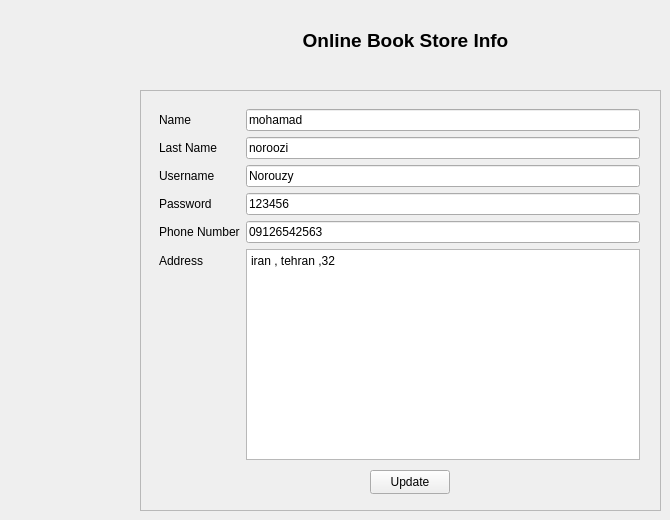
    <widget class="QWidget" name="info">
     <attribute name="title">
      <string>info</string>
     </attribute>
     <widget class="QFrame" name="user_info_fram">
      <property name="geometry">
       <rect>
        <x>140</x>
        <y>90</y>
        <width>521</width>
        <height>421</height>
       </rect>
      </property>
      <property name="frameShape">
       <enum>QFrame::StyledPanel</enum>
      </property>
      <property name="frameShadow">
       <enum>QFrame::Raised</enum>
      </property>
      <widget class="QWidget" name="formLayoutWidget_2">
       <property name="geometry">
        <rect>
         <x>19</x>
         <y>19</y>
         <width>481</width>
         <height>351</height>
        </rect>
       </property>
       <layout class="QFormLayout" name="formLayout_user_info">
        <item row="0" column="0">
         <widget class="QLabel" name="label_info_name">
          <property name="text">
           <string>Name</string>
          </property>
         </widget>
        </item>
        <item row="1" column="0">
         <widget class="QLabel" name="label_user_info_lastname">
          <property name="text">
           <string>Last Name</string>
          </property>
         </widget>
        </item>
        <item row="4" column="0">
         <widget class="QLabel" name="label_user_info_number">
          <property name="text">
           <string>Phone Number</string>
          </property>
         </widget>
        </item>
        <item row="5" column="0">
         <widget class="QLabel" name="label_user_info_address">
          <property name="text">
           <string>Address</string>
          </property>
         </widget>
        </item>
        <item row="1" column="1">
         <widget class="QLineEdit" name="input_user_info_lastname">
          <property name="text">
           <string>noroozi</string>
          </property>
         </widget>
        </item>
        <item row="0" column="1">
         <widget class="QLineEdit" name="input_user_info_name">
          <property name="text">
           <string>mohamad</string>
          </property>
         </widget>
        </item>
        <item row="4" column="1">
         <widget class="QLineEdit" name="input_user_info_number">
          <property name="text">
           <string>09126542563</string>
          </property>
         </widget>
        </item>
        <item row="5" column="1">
         <widget class="QPlainTextEdit" name="input_user_info_address">
          <property name="plainText">
           <string>iran , tehran ,32</string>
          </property>
         </widget>
        </item>
        <item row="2" column="0">
         <widget class="QLabel" name="label_user_info_username">
          <property name="text">
           <string>Username</string>
          </property>
         </widget>
        </item>
        <item row="2" column="1">
         <widget class="QLineEdit" name="input_user_info_username">
          <property name="text">
           <string>Norouzy</string>
          </property>
         </widget>
        </item>
        <item row="3" column="0">
         <widget class="QLabel" name="label_user_info_password">
          <property name="text">
           <string>Password</string>
          </property>
         </widget>
        </item>
        <item row="3" column="1">
         <widget class="QLineEdit" name="input_user_info_password">
          <property name="text">
           <string>123456</string>
          </property>
         </widget>
        </item>
       </layout>
      </widget>
      <widget class="QPushButton" name="btn_user_info_update">
       <property name="geometry">
        <rect>
         <x>230</x>
         <y>380</y>
         <width>80</width>
         <height>24</height>
        </rect>
       </property>
       <property name="text">
        <string>Update</string>
       </property>
      </widget>
     </widget>
     <widget class="QLabel" name="label_user_info_title">
      <property name="geometry">
       <rect>
        <x>290</x>
        <y>20</y>
        <width>231</width>
        <height>41</height>
       </rect>
      </property>
      <property name="text">
       <string>&lt;html&gt;&lt;head/&gt;&lt;body&gt;&lt;p align=&quot;center&quot;&gt;&lt;span style=&quot; font-size:14pt; font-weight:600;&quot;&gt;Online Book Store Info&lt;/span&gt;&lt;/p&gt;&lt;/body&gt;&lt;/html&gt;</string>
      </property>
     </widget>
    </widget>
